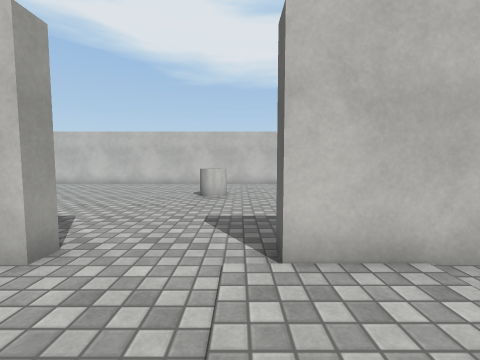
View 1 (above)

15 first-person views from a walk through a 3-D level made in the Unity game engine. The camera is 1.2 m above the floor, tilts 4° down and sees 90° across. The floor is counted in squares, 1 m on a side. Each view is taken from the middle of a square. On the plan, view 1 faces up. The plan holds only what a view shows up to about 12 squares ahead; the rest is blank. Door leaves are left out, so doorways stand open. Surface patterns are stand-ins for the level's own textures.

View 2
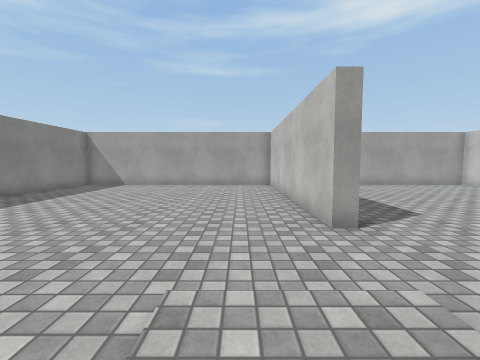

View 3
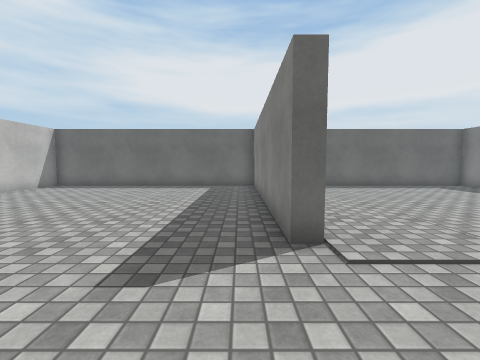

View 4
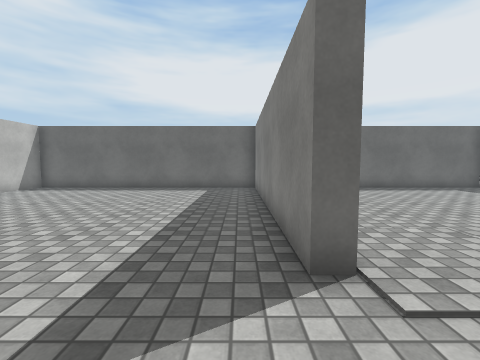

View 5
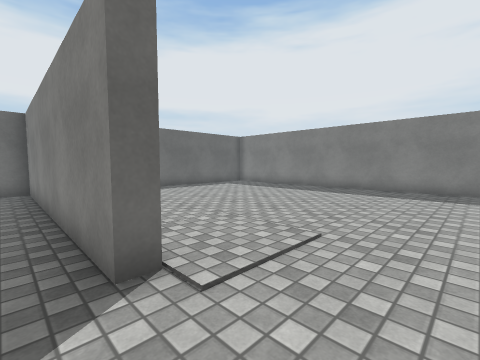

View 6
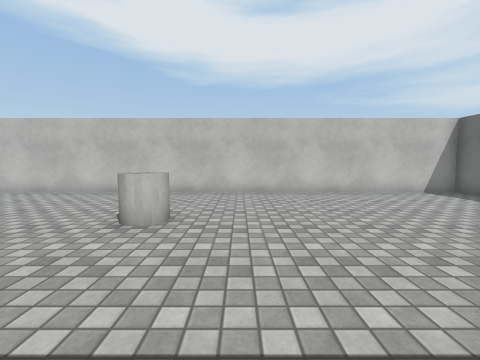

View 7
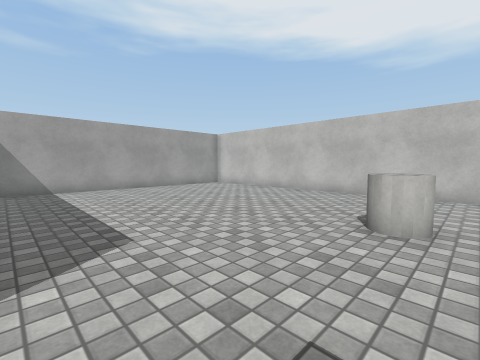

View 8
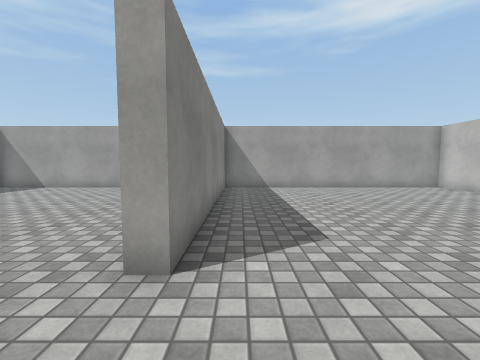

View 9
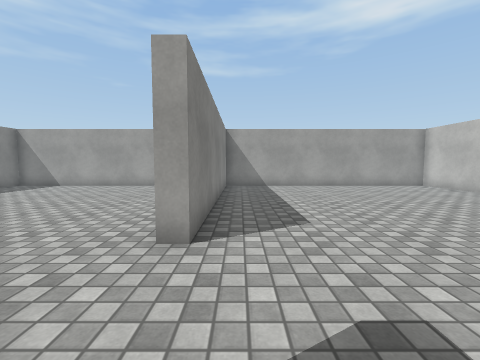

View 10
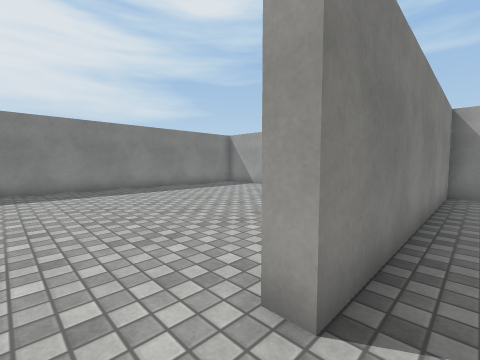

View 11
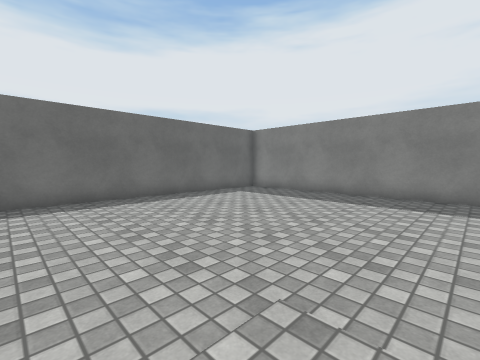

View 12
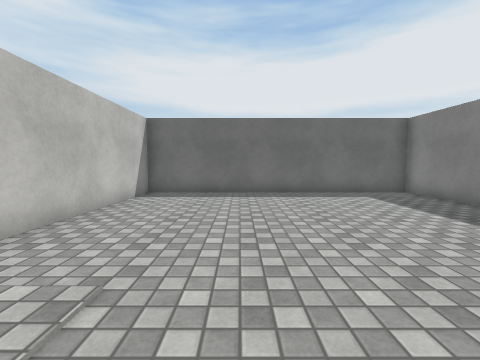

View 13
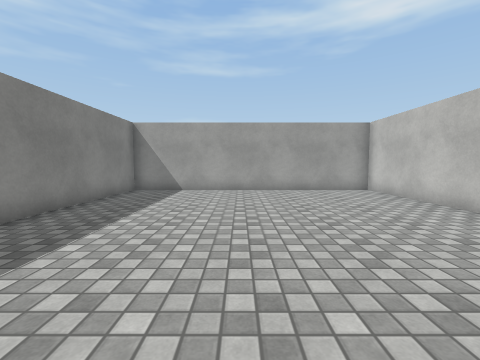

View 14
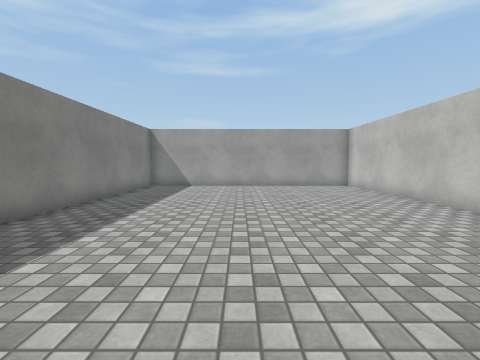

View 15
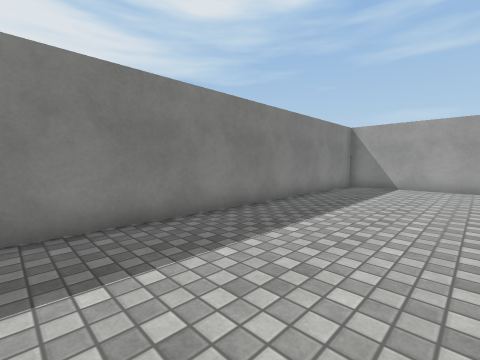

### Floor plan
Points are (right, up) in squares from view 1. A wall is a line through its corners. A room is listed if a view was taken in it or the views show most of it. See-through windows are left out.
Room 1 (views 1, 2, 11, 12, 13, 14, 15)
walls: (-2.5, 2.8) (-11.8, 2.8) (-11.8, -7.7) (9.7, -7.7) (9.7, 2.8) (0.5, 2.8)
ways out: open door at (-1, 3) to room 2
Room 2 (views 3, 4, 5, 6, 7, 8, 9, 10)
walls: (0.5, 3.3) (9.7, 3.3) (9.7, 13.8) (-11.8, 13.8) (-11.8, 3.3) (-2.5, 3.3)
ways out: open door at (-1, 3) to room 1
objects: other object (-1, 9)

Where each view was taken, in squares from view 1:
view 1: 0 up, 0 right, facing up
view 2: 1 up, 2 right, facing left
view 3: 4 up, 3 left, facing right
view 4: 4 up, 2 left, facing right
view 5: 4 up, 2 left, facing down-right
view 6: 4 up, 1 right, facing up
view 7: 4 up, 0 right, facing up-left
view 8: 4 up, 0 right, facing left
view 9: 4 up, 1 right, facing left
view 10: 4 up, 1 left, facing down-left
view 11: 2 up, 1 right, facing down-right
view 12: 1 down, 0 right, facing right
view 13: 3 down, 1 left, facing left
view 14: 3 down, 1 right, facing left
view 15: 3 down, 1 right, facing down-left
